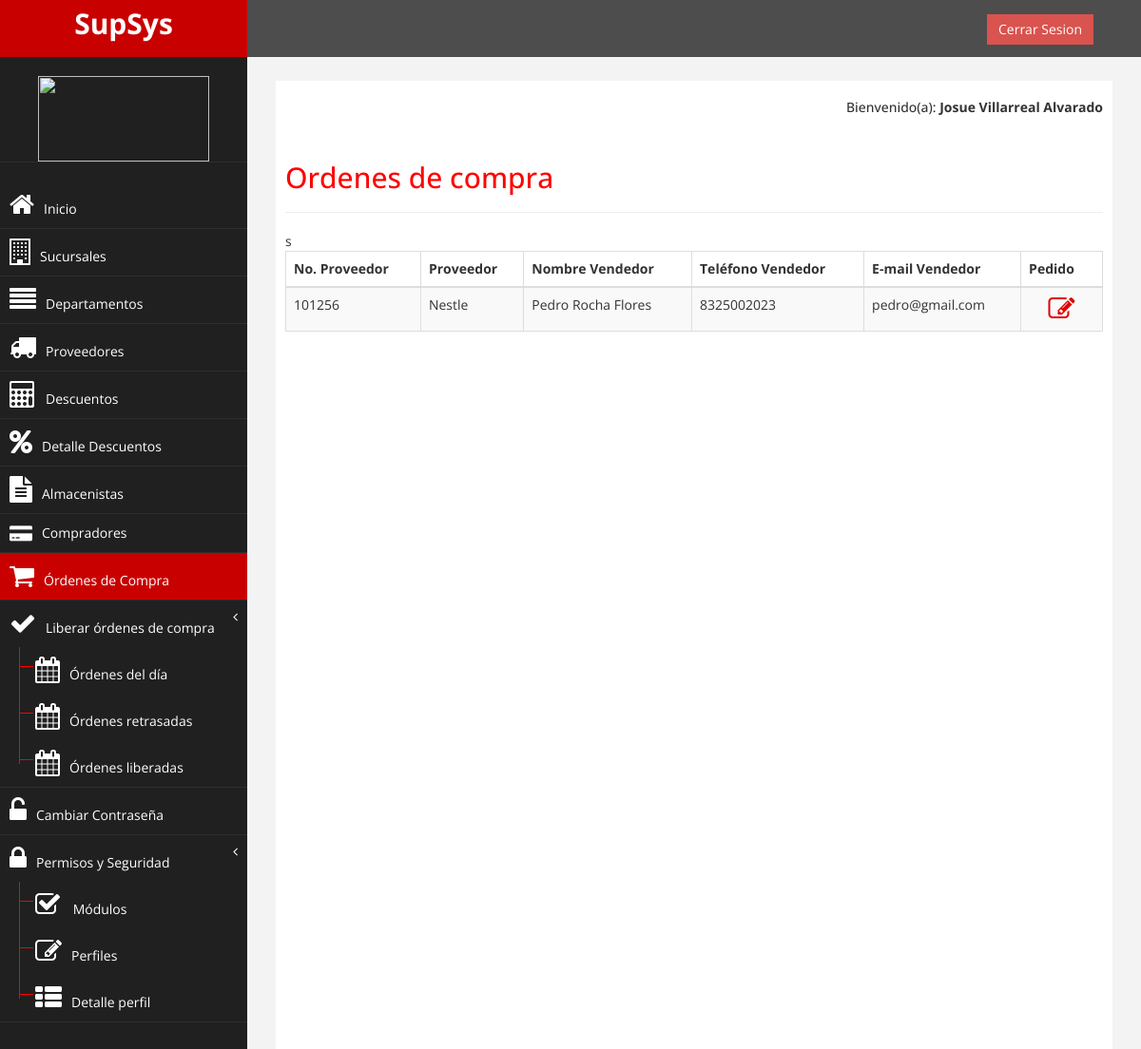
/orden_compra/index.php (signed in), run on the app's committed database.
### tables this page shows
CREATE TABLE `proveedores` (
  `id` int(11) NOT NULL AUTO_INCREMENT,
  `numero_proveedor` int(11) DEFAULT NULL,
  `proveedor` text,
  `nombre_vendedor` text,
  `nombre_supervisor` text,
  `tel_empresa` text,
  `cel_vendedor` text,
  `cel_supervisor` text,
  `correo_vendedor` text,
  `correo_supervisor` text,
  `plazo_pago` text,
  `cambios` text,
  `promociones` text,
  `promotoria` text,
  `periodo_visita` text,
  `flete` text,
  `fecha` date DEFAULT NULL,
  `hora` time DEFAULT NULL,
  `activo` int(11) DEFAULT NULL,
  `usuario` int(11) DEFAULT NULL,
  PRIMARY KEY (`id`)
);

### orden_compra/tabla_orden_compra.php (the view, shortened to what this page needs)
<?php
include '../configuracion/conexion.php';
	$qry = "SELECT  id,numero_proveedor, proveedor, nombre_vendedor, cel_vendedor, correo_vendedor FROM proveedores WHERE activo='1'";
	$consulta = mysqli_query($conexion, $qry);
 ?>
	<div class="table-responsive">
		<table id="example" class="table table-striped table-bordered" cellspacing="0" width="100%">
	        <thead>
	            <tr>
	                <th>No. Proveedor</th>
	                <th>Proveedor</th>
	                <th>Nombre Vendedor</th>
	                <th>Tel&eacute;fono Vendedor</th>
	                <th>E-mail Vendedor</th>
	                <th width="10%">Pedido</th>
	            </tr>s
	        </thead>
	        <tbody>
	        <?php
	        	while($row = mysqli_fetch_array($consulta))
				{	?>
					<tr>
						<td>
							<?php echo $row[1]; ?>
						</td>
						<td>
							<?php echo $row[2]; ?>
						</td>
						<td>
							<?php echo $row[3]; ?>
						</td>
						<td>
							<?php echo $row[4]; ?>
						</td>
						<td>
							<?php echo $row[5]; ?>
						</td>
						<td align="center">
							<a href="detalle_orden_compra.php?id=<?php echo $row[0] ?>">
							  <i class="fa fa-pencil-square-o fa-2x color-icono" aria-hidden="true">
							  </i>
							</a>
						</td>
					</tr>
				<?php
				}
				 ?>
	        </tbody>
		</table>

### assets/css/custom.css (style rules this page uses)
body { font-family: 'Open Sans', sans-serif; }

### assets/css/demo.css (style rules this page uses)
* { margin: 0; padding: 0; }
a { color: #fff; text-decoration: none; }

### assets/css/personal.css (style rules this page uses)
.color-icono { color:#DF0101; }

### data on the page
proveedores: numero_proveedor "101256", proveedor "Nestle", nombre_vendedor "Pedro Rocha Flores", cel_vendedor "8325002023", correo_vendedor "pedro@gmail.com"

### other printed values
$nombre "Josue Villarreal Alvarado"
